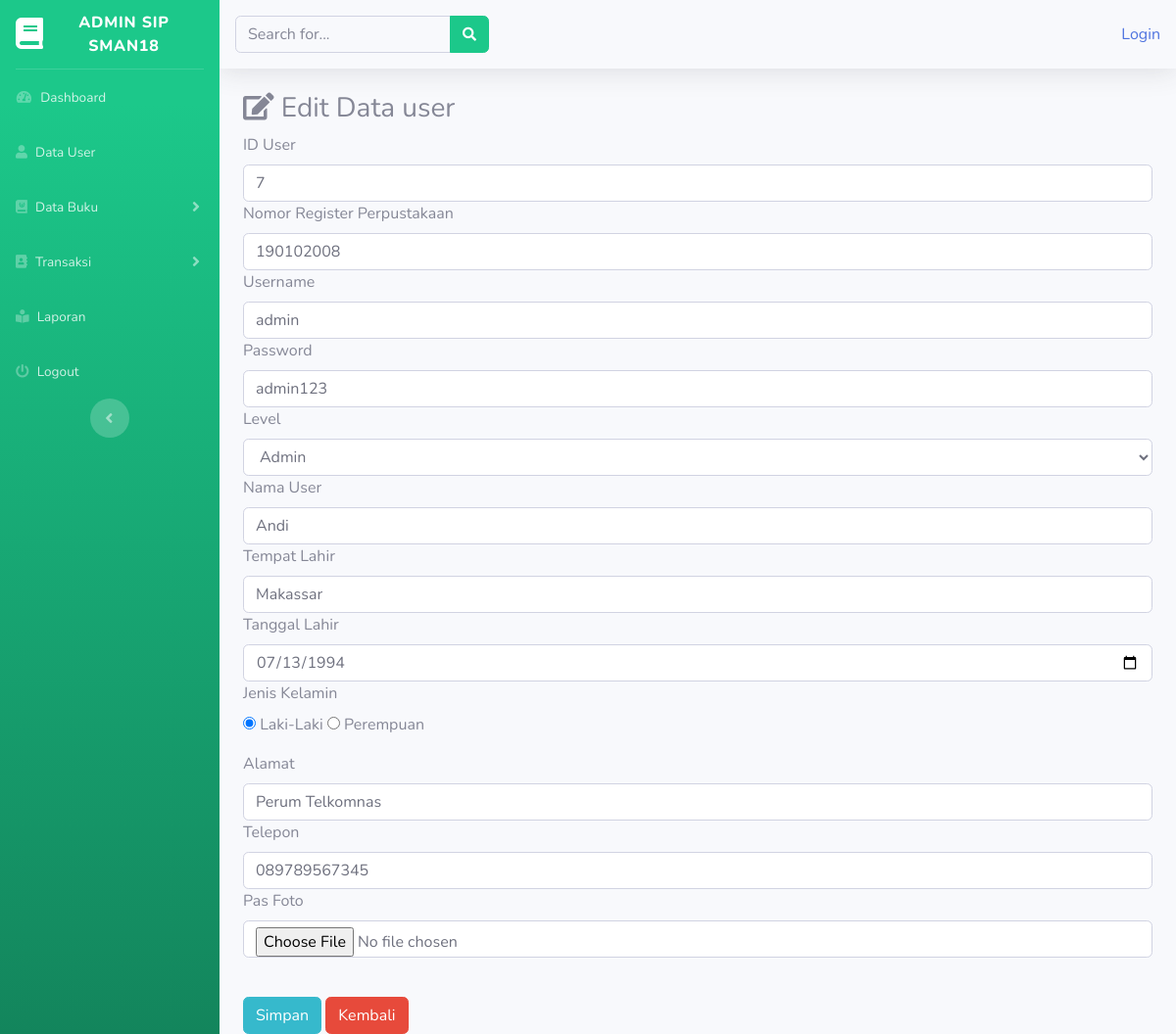
Page /admin/data_user/update_user/7 on the committed database.
### tables this page shows
CREATE TABLE `user` (
  `id_user` int(11) NOT NULL,
  `nrp` varchar(9) NOT NULL,
  `username` varchar(255) NOT NULL,
  `password` varchar(255) NOT NULL,
  `nama` varchar(255) NOT NULL,
  `tempat_lahir` varchar(50) NOT NULL,
  `tanggal_lahir` varchar(255) NOT NULL,
  `jk` varchar(15) NOT NULL,
  `alamat` varchar(255) NOT NULL,
  `telp` varchar(12) NOT NULL,
  `foto` varchar(255) NOT NULL,
  `level` varchar(20) NOT NULL
);

### application/controllers/admin/data_user.php (called while the page is built, shortened)
<?php
	class Data_user extends CI_Controller
	{
		public function update_user($id)
		{
			$where = array('id_user' =>$id);
			$data['user'] = $this->perpus_model->edit_user($where, '
			user')->result();
			$this->load->view('templates_admin/header');
			$this->load->view('templates_admin/sidebar');
			$this->load->view('admin/edit_user', $data);
			$this->load->view('templates_admin/footer');
		}
	}
?>

### index.php (called while the page is built, shortened)
<?php
require_once BASEPATH.'core/CodeIgniter.php';

### application/models/perpus_model.php (called while the page is built, shortened)
<?php
class Perpus_model extends CI_model
{
	public function edit_user($where, $table)
	{
		return $this->db->get_where($table, $where);
	}
}

### application/views/admin/edit_user.php (the view, shortened to what this page needs)
<div class="container-fluid">
	<h3><i class="fas fa-edit"></i>  Edit Data user</h3>
	<?php foreach ($user as $usr) : ?>
		<form method="post" action=" <?php echo base_url(). 'admin/data_user/update_user_aksi'?>" enctype="multipart/form-data">
			<div class="for-group">
				<label>ID User</label>
				<input type="text" name="id_user" class="form-control" value="<?php echo $usr->id_user ?>">
			</div>
			<div class="for-group">
				<label>Nomor Register Perpustakaan</label>
				<input type="text" name="nrp" class="form-control" value="<?php echo $usr->nrp ?>">
			</div>
			<div class="for-group">
				<label>Username</label>
				<input type="text" name="username" class="form-control" value="<?php echo $usr->username ?>">
			</div>
			<div class="form-grup">
        		<label>Password</label>
			<input type="text" name="password" class="form-control" value="<?php echo $usr->password ?>">
			</div>
			<div class="form-grup">
         	<label>Level</label>
         	  <select name="level" class="form-control">
                <option <?php if($usr->level == "1") {echo "selected='selected'";}
                echo $usr->level; ?> value="1">Admin</option>
         	  </select>
         	</div>
            <div class="for-group">
				<label>Nama User</label>
				<input type="text" name="nama" class="form-control" value="<?php echo $usr->nama ?>">
			</div>
			<div class="for-group">
				<label>Tempat Lahir</label>
				<input type="text" name="tempat_lahir" class="form-control" value="<?php echo $usr->tempat_lahir ?>">
			</div>
			<div class="for-group">
				<label>Tanggal Lahir</label>
				<input type="date" name="tanggal_lahir" class="form-control" value="<?php echo $usr->tanggal_lahir ?>">
			</div>
            <div class="form-group">
                <label>Jenis Kelamin</label>
                <br/>
                  <input type="radio" name="jk" <?php if($usr->jk == 'Laki-Laki'){ echo 'checked';}?> value="Laki-Laki" required="required"> Laki-Laki
                   <input type="radio" name="jk" <?php if($usr->jk == 'Perempuan'){ echo 'checked';}?> value="Perempuan" required="required"> Perempuan
            </div>
            <div class="form-grup">
        		<label>Alamat</label>
			<input type="text" name="alamat" class="form-control" value="<?php echo $usr->alamat ?>">
			</div>
            <div class="form-grup">
        		<label>Telepon</label>
			<input type="text" name="telp" class="form-control" value="<?php echo $usr->telp ?>">
			</div>
			<div class="form-group">
         	<label>Pas Foto</label>
         	<input type="file" name="foto" class="form-control" value="<?php echo $usr->foto ?>">
         	</div>
			<br>
			<button type="submit" class="btn btn-info btn">Simpan</button>
			<?php echo anchor('admin/data_user' , '<div class="btn btn_sm btn-danger">Kembali</div>')?>
		</form>
	<?php endforeach ; ?>
</div>

### rows in the picture
user: id_user "7", nrp "190102008", username "admin", password "admin123", level "Admin", nama "Andi", tempat_lahir "Makassar", tanggal_lahir "07/13/1994", jk "☑", alamat "Perum Telkomnas", telp "089789567345"

### other values in the picture
anchor('auth/login', 'Login') "Login"
